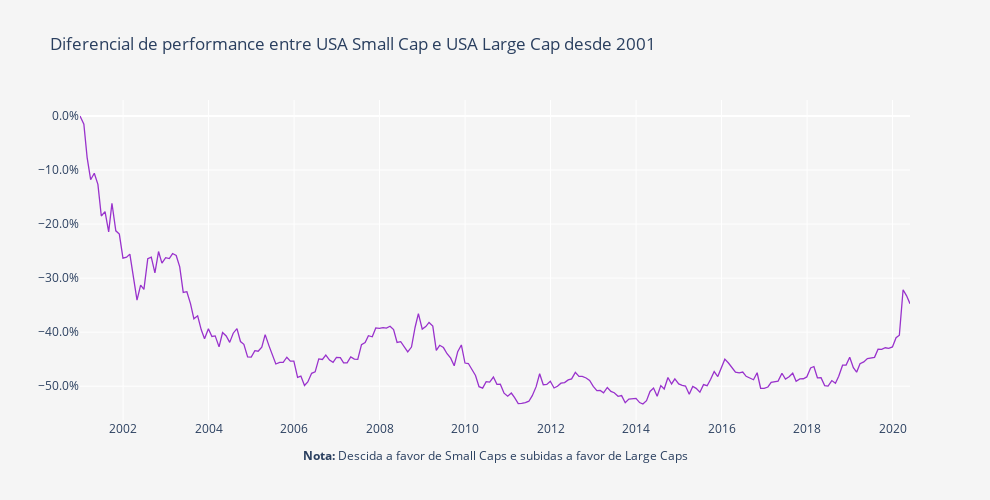

Notebook cell for this chart:
### Markdown cell above
**Dica:** A interactividade dos gráficos da plotly permite:

    . Zoom (mantenham o clique e arrastem o cursor em simultâneo, em cima do gráfico);
    . Tem uma lista de opções que aparece se forem com o cursor ao canto superior direito;
    . Façam duplo clique no gráfico ou seleccionem a opção Autoscale/Reset Axes para voltar ao normal;
    . Alterem a opção de 'Compare data on hoover' para 'Show closest data on hoover' se vos for mais conveniente;
    . Se clicarem num nome na legenda esse fundo desaparece (clicando de novo ele volta a apetecer).

### Code cell
layout = go.Layout(
    title='Diferencial de performance entre USA Small Cap e USA Large Cap desde 2001',
    plot_bgcolor='#f5f5f5',
    paper_bgcolor='#f5f5f5',
    width=990,
    height=500,
    xaxis=dict(
        title='<b>Nota:</b> Descida a favor de Small Caps e subidas a favor de Large Caps',
        showgrid=True,
        titlefont=dict(size=12),
    ),
    yaxis=dict(
        title='',
        showgrid=True,
        zeroline=True, # Adicionar ou não a zero line
        tickformat=".1%" # tickformat=".2%" se quiseres mais casas decimais
    ))

trace0 = go.Scatter(
    x = fundos.index,
    y = (round(((fundos.iloc[:, 1] / fundos.iloc[:, 0])- 1), 5)),
    name = 'Portfolio',
    line = dict(
        color = 'darkorchid',
        width = 1.3)
)

data = [trace0]
        
fig = go.Figure(data=data, layout=layout)
py.iplot(fig)

### Figure 1 — Plotly figure (JSON) as saved in the notebook; plotly's stock layout.template omitted (floating-point values rounded to 4 significant figures; data arrays with more than 128 entries replaced by an {"elided": "..."} marker saying what was removed)
{"data": [{"line": {"color": "darkorchid", "width": 1.3}, "name": "Portfolio", "type": "scatter", "x": {"elided": "234 str values"}, "y": {"elided": "234 float values"}}], "layout": {"height": 500, "paper_bgcolor": "#f5f5f5", "plot_bgcolor": "#f5f5f5", "title": {"text": "Diferencial de performance entre USA Small Cap e USA Large Cap desde 2001"}, "width": 990, "xaxis": {"autorange": true, "range": ["2000-12-29", "2020-05-29"], "showgrid": true, "title": {"font": {"size": 12}, "text": "<b>Nota:</b> Descida a favor de Small Caps e subidas a favor de Large Caps"}, "type": "date"}, "yaxis": {"autorange": true, "range": [-0.5626, 0.02961], "showgrid": true, "tickformat": ".1%", "title": {"text": ""}, "type": "linear", "zeroline": true}}}
